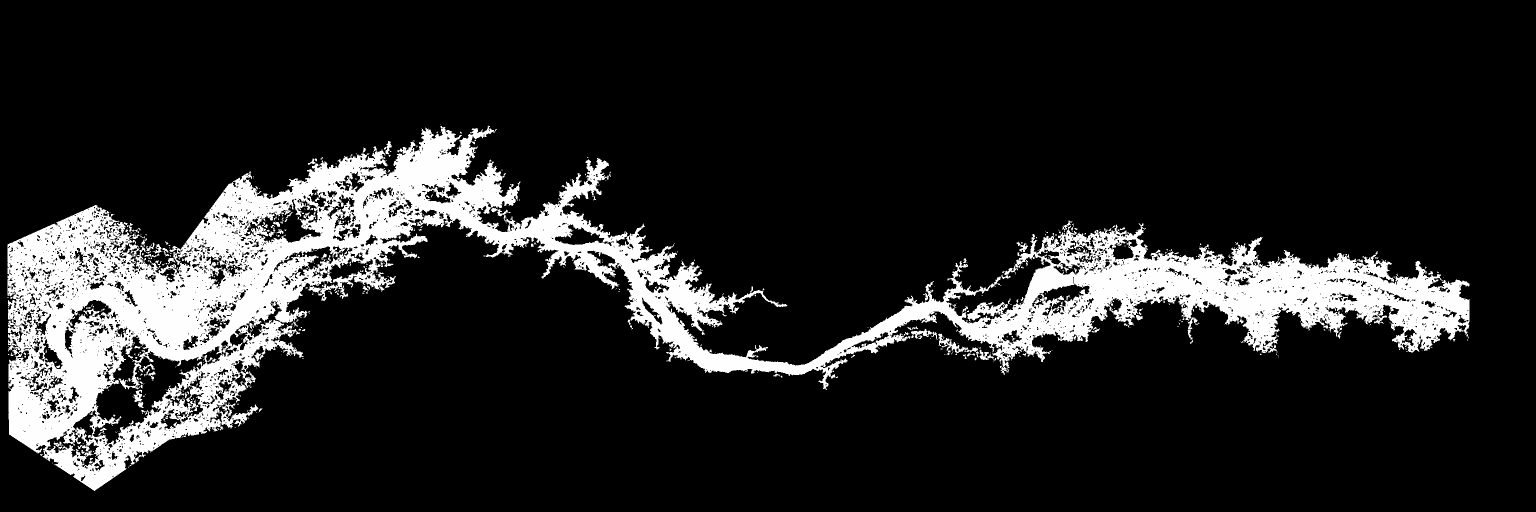
#> input picture part_a/assets/max_depth.tif, 3072 x 1024 px, found by its file name (shown at 1/2 size); its folder holds 3 pictures in this run
$ python bundle2006.py
#> lines starting #> are read from the running program, lines starting #| are printed output that depends on the picture; after the words box and inside, x2 and y2 are one past the last pixel; in counts of white or black regions, pixels touching at a corner belong together; long printed decimals are rounded
import tifffile, numpy as np, cv2, json, math, hashlib, os, shutil
SRC='/mnt/user-data/uploads/Ukai/ukai-flood-intelligence/hydraulic/hecras/base_model/OBS2006/'
OUT='/mnt/user-data/outputs/v0.1/scenarios/ukai-2006-historical-v1/'
os.makedirs(OUT+'assets',exist_ok=True); os.makedirs(OUT+'provenance',exist_ok=True)
names={'max_depth':'max_depth.Ukai_Lower_Tapi_A2_Terrain.ukai_to_surat_dem_utm43_working.tif',
'max_velocity':'max_velocity.Ukai_Lower_Tapi_A2_Terrain.ukai_to_surat_dem_utm43_working.tif',
'max_wse':'max_wse.Ukai_Lower_Tapi_A2_Terrain.ukai_to_surat_dem_utm43_working.tif',
'arrival_time':'Arrival Time (0.1m hrs).Ukai_Lower_Tapi_A2_Terrain.ukai_to_surat_dem_utm43_working.tif'}
for k,v in names.items(): shutil.copyfile(SRC+v,OUT+'assets/%s.tif'%k)
PX=28.999033361477533; X0=268076.8810281253; Y0=2369001.58195343+0  # tiepoint y is top
d=tifffile.imread(OUT+'assets/max_depth.tif').astype('f8'); H,W=d.shape
#> after `H, W = d.shape`: H = 1024; W = 3072
a=tifffile.imread(OUT+'assets/arrival_time.tif').astype('f8')
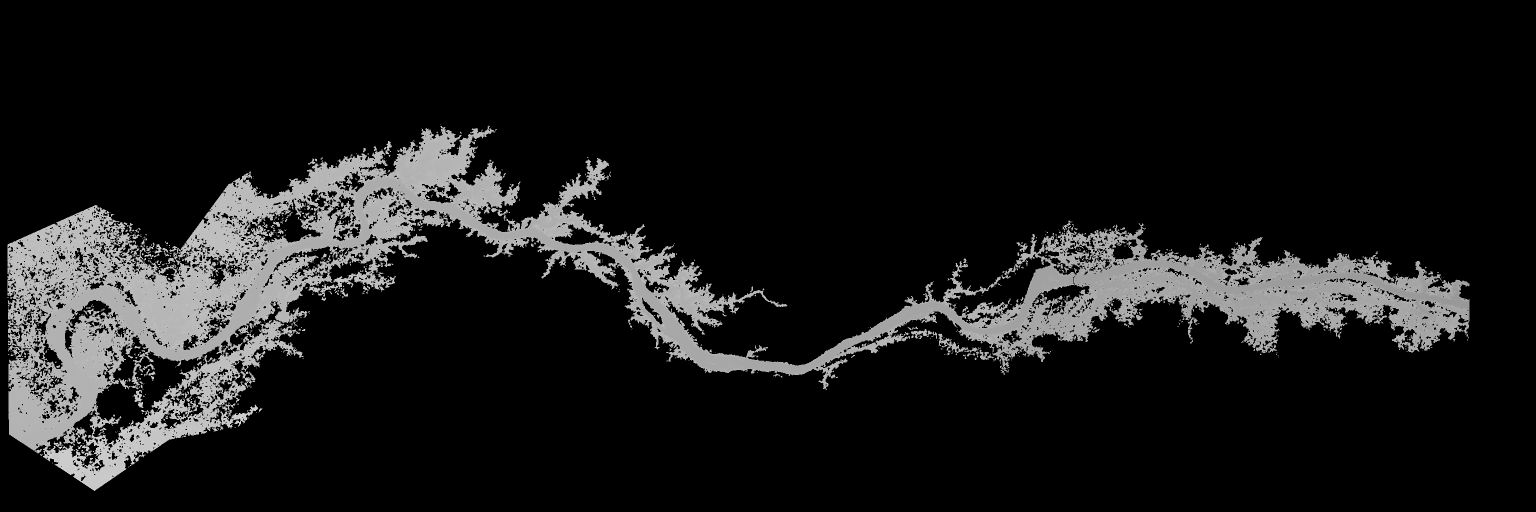
#> input picture part_a/assets/arrival_time.tif, 3072 x 1024 px, found by its file name (shown at 1/2 size)
#> a: shape (1024, 3072) float64; min -9999, max 6780, mean -8389.5
mask=((d!=-9999)&(d>0.1)).astype(np.uint8)
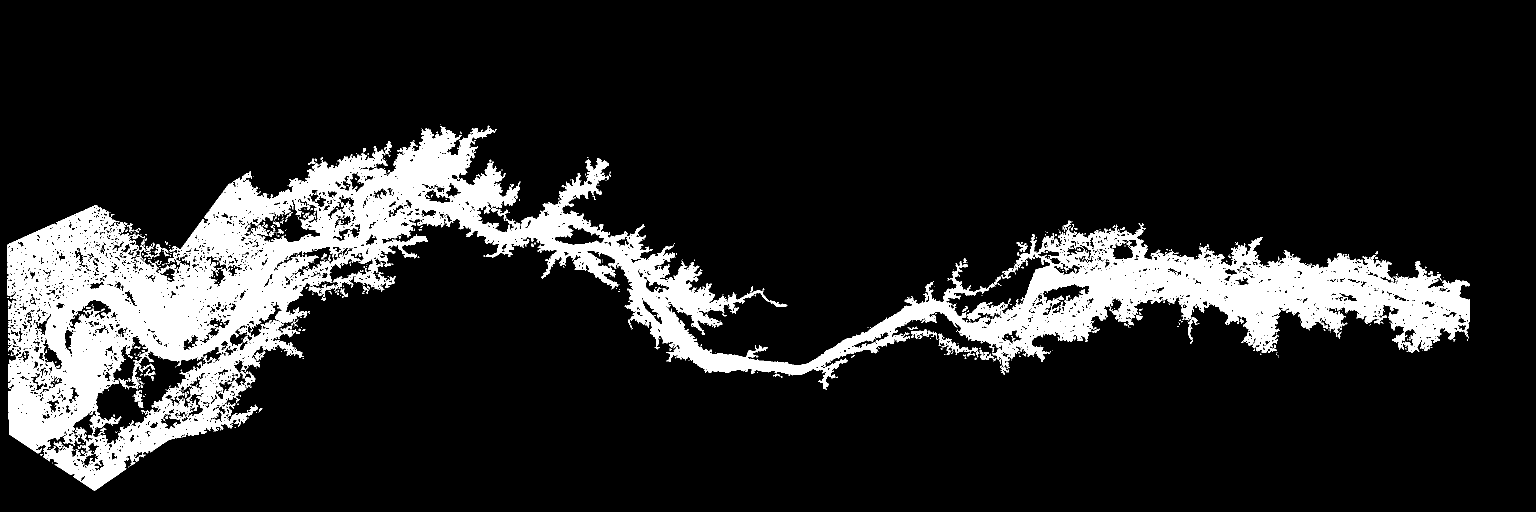
#> mask: shape (1024, 3072) (shown at 1/2 size); values 0 (black) and 1 (white), 13.6% white; 725 white regions (617 under 20 px)
cs,hier=cv2.findContours(mask,cv2.RETR_CCOMP,cv2.CHAIN_APPROX_SIMPLE)
#> cs = 3736 contours, 3009 with area under 20; largest, box (x1, y1, x2, y2) and area: (15, 251, 2939, 982) 502546, (143, 670, 467, 893) 22258, (487, 398, 642, 486) 6382, (545, 492, 698, 559) 2842, (92, 861, 200, 935) 2821
def utm_inv(E,N):
    a_=6378137.0; f=1/298.257223563; k0=0.9996; e2=f*(2-f); ep2=e2/(1-e2)
    x=E-500000.0; M=N/k0; mu=M/(a_*(1-e2/4-3*e2**2/64-5*e2**3/256))
    e1=(1-math.sqrt(1-e2))/(1+math.sqrt(1-e2))
    p=mu+(3*e1/2-27*e1**3/32)*math.sin(2*mu)+(21*e1**2/16-55*e1**4/32)*math.sin(4*mu)+(151*e1**3/96)*math.sin(6*mu)+(1097*e1**4/512)*math.sin(8*mu)
    s=math.sin(p);c=math.cos(p);t=math.tan(p)
    N1=a_/math.sqrt(1-e2*s*s);T1=t*t;C1=ep2*c*c;R1=a_*(1-e2)/(1-e2*s*s)**1.5;D=x/(N1*k0)
    lat=p-(N1*t/R1)*(D*D/2-(5+3*T1+10*C1-4*C1*C1-9*ep2)*D**4/24+(61+90*T1+298*C1+45*T1*T1-252*ep2-3*C1*C1)*D**6/720)
    lon=math.radians(75)+(D-(1+2*T1+C1)*D**3/6+(5-2*C1+28*T1-3*C1*C1+8*ep2+24*T1*T1)*D**5/120)/c
    return math.degrees(lon),math.degrees(lat)
def ring(cnt):
    pts=cv2.approxPolyDP(cnt,0.7,True).reshape(-1,2)
    if len(pts)<3: return None
    r=[list(utm_inv(X0+(x+0.5)*PX,Y0-(y+0.5)*PX)) for x,y in pts]; r.append(r[0]); return r
polys=[];
hier=hier[0]
for i,(n,p,fc,par) in enumerate(hier):
    if par==-1:
        outer=ring(cs[i]);
        if outer is None or cv2.contourArea(cs[i])<4: continue
        rings=[outer]; j=fc
        while j!=-1:
            h=ring(cs[j]);
            if h is not None and cv2.contourArea(cs[j])>=4: rings.append(h)
            j=hier[j][0]
        polys.append(rings)
#> this loop made 3736 passes
#> (n, fc, par) on passes 1, 2, 12: (1, -1, -1), (2, -1, -1), (12, -1, -1)
#> (n, fc, par) on passes 5, 9: (5, -1, -1), (9, -1, -1)
gj={'type':'FeatureCollection','name':'extent_max_depth_gt_0.1m','crs':{'type':'name','properties':{'name':'urn:ogc:def:crs:OGC:1.3:CRS84'}},
 'features':[{'type':'Feature','properties':{'scenario_id':'ukai-2006-historical-v1','definition':'max depth > 0.1 m','source':'max_depth.tif','simplification':'cv2.approxPolyDP 0.7 px; parts < 4 px area dropped','status':'uncalibrated prototype'},
 'geometry':{'type':'MultiPolygon','coordinates':polys}}]}
json.dump(gj,open(OUT+'assets/extent.geojson','w'))
A=PX**2/1e6
print('polys',len(polys),'wet km2 %.1f'%(mask.sum()*A),'geojson bytes',os.path.getsize(OUT+'assets/extent.geojson'))
#| polys 244 wet km2 359.7 geojson bytes 1308699
# sanity: lon/lat of first point and dam-side/corner
print(utm_inv(X0,Y0),utm_inv(X0+W*PX,Y0-H*PX))
#| (72.763, 21.408) (73.624, 21.149)
# QA
qa={}
for k in names:
#> (the run stopped early here; a loop or call above may not have finished)
